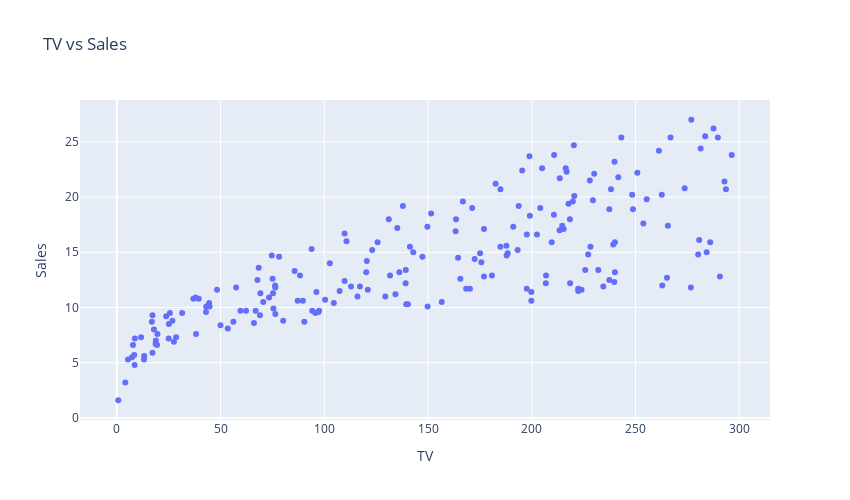

Source (notebook cell):
### Code cell
# Plotting for TV vs Sales
px.scatter(df, x='TV', y='Sales', width=850, height=500, title='TV vs Sales')

### Figure 1 — Plotly figure (JSON) as saved in the notebook; plotly's stock layout.template omitted (floating-point values rounded to 4 significant figures; data arrays with more than 128 entries replaced by an {"elided": "..."} marker saying what was removed)
{"data": [{"hovertemplate": "TV=%{x}<br>Sales=%{y}<extra></extra>", "legendgroup": "", "marker": {"color": "#636efa", "symbol": "circle"}, "mode": "markers", "name": "", "orientation": "v", "showlegend": false, "type": "scatter", "x": {"elided": "200 float values"}, "xaxis": "x", "y": {"elided": "200 float values"}, "yaxis": "y"}], "layout": {"height": 500, "legend": {"tracegroupgap": 0}, "title": {"text": "TV vs Sales"}, "width": 850, "xaxis": {"anchor": "y", "domain": [0, 1], "title": {"text": "TV"}}, "yaxis": {"anchor": "x", "domain": [0, 1], "title": {"text": "Sales"}}}}
